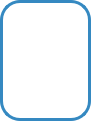
<?xml version="1.0" encoding="UTF-8"?>
<ui version="4.0">
 <class>Page</class>
 <widget class="QGroupBox" name="Page">
  <property name="geometry">
   <rect>
    <x>0</x>
    <y>0</y>
    <width>91</width>
    <height>121</height>
   </rect>
  </property>
  <property name="windowTitle">
   <string>GroupBox</string>
  </property>
  <property name="styleSheet">
   <string notr="true">QGroupBox{
	border: 3px solid;
	border-radius: 20px;
	border-color: rgb(53, 137, 193);
	
	background-color: rgb(255, 255, 255);
}</string>
  </property>
  <layout class="QGridLayout" name="gridLayout">
   <item row="0" column="0">
    <widget class="QLabel" name="label_2">
     <property name="font">
      <font>
       <family>Times New Roman</family>
       <pointsize>28</pointsize>
       <weight>75</weight>
       <bold>true</bold>
      </font>
     </property>
     <property name="text">
      <string/>
     </property>
     <property name="alignment">
      <set>Qt::AlignCenter</set>
     </property>
    </widget>
   </item>
   <item row="2" column="0">
    <widget class="QLabel" name="label">
     <property name="font">
      <font>
       <family>Times New Roman</family>
      </font>
     </property>
     <property name="text">
      <string/>
     </property>
     <property name="alignment">
      <set>Qt::AlignCenter</set>
     </property>
    </widget>
   </item>
   <item row="1" column="0">
    <spacer name="verticalSpacer">
     <property name="orientation">
      <enum>Qt::Vertical</enum>
     </property>
     <property name="sizeHint" stdset="0">
      <size>
       <width>20</width>
       <height>40</height>
      </size>
     </property>
    </spacer>
   </item>
  </layout>
 </widget>
 <resources/>
 <connections/>
</ui>
